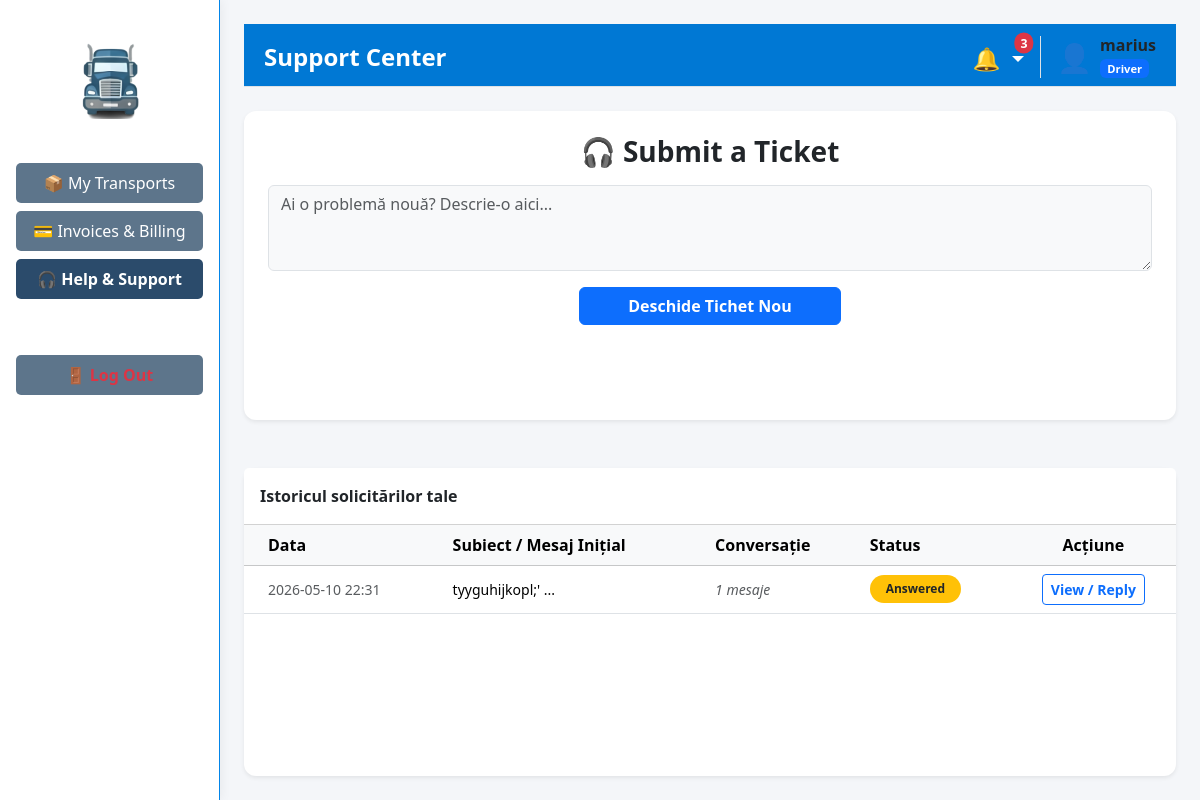
The page /portal/support (signed in) on the database its author committed.
### tables this page shows
CREATE TABLE support_tickets (
                        id INTEGER PRIMARY KEY AUTOINCREMENT,
                        client TEXT NOT NULL,
                        message TEXT NOT NULL,
                        admin_response TEXT DEFAULT NULL,
                        timestamp DATETIME DEFAULT CURRENT_TIMESTAMP,
                        status TEXT DEFAULT 'New'
                    , client_role TEXT DEFAULT 'Customer', subject TEXT, user_id INTEGER);

### app/routes/customer_routes.py (the view)
@customer_bp.route('/portal/support', methods=['GET'])
def support() -> str:
    if 'user_id' not in session: return redirect(url_for('auth.login'))
    username = session.get('username')
    my_tickets = support_db.get_tickets_by_client(username)
    notifications, unread_count = get_header_data()
    return render_template('customer/support.html', username=username, tickets=my_tickets, notifications=notifications, unread_count=unread_count)

### app/models/notification_model.py (called while the page is built)
    def get_unread_notifications(self, target1: str, target2: str = '') -> List[Dict[str, Any]]:
        try:
            with sqlite3.connect(DB_PATH) as conn:
                conn.row_factory = sqlite3.Row
                cursor = conn.execute(
                    "SELECT * FROM notifications WHERE target_role IN (?, ?, 'All') AND is_read = 0 ORDER BY timestamp DESC",
                    (str(target1).strip(), str(target2).strip())
                )
                return [dict(row) for row in cursor.fetchall()]
        except sqlite3.Error as e:
            logging.error(f"Error fetching notifications: {e}")
            return []

### app/models/support_model.py (called while the page is built)
    def get_tickets_by_client(self, client_name: str) -> List[Dict[str, Any]]:
        return self.get_user_tickets(client_name)

### app/routes/customer_routes.py (called while the page is built)
def get_header_data():
    from app.models.notification_model import NotificationModel
    notif_db = NotificationModel()
    username = str(session.get('username', '')).strip()
    role = str(session.get('role', 'Customer')).strip()
    try:
        notifications = notif_db.get_unread_notifications(username, role)
        return notifications, len(notifications)
    except Exception as e:
        logging.error(f"Error fetching customer notifications: {e}")
        return [], 0

### app/templates/customer/support.html (shortened to what this page needs)
{% extends "layouts/customer_layout.html" %}
{% block page_header %}Support Center{% endblock %}
{% block content %}
<div class="card shadow-sm border-0 mb-5" style="border-radius: 12px;">
    <div class="card-body p-4 text-center">
        <h3 class="fw-bold">🎧 Submit a Ticket</h3>
        <form method="POST" action="{{ url_for('customer.submit_support') }}">
            <textarea class="form-control mt-3 bg-light" name="support_message" rows="3" placeholder="Ai o problemă nouă? Descrie-o aici..." required></textarea>
            <button type="submit" class="btn btn-primary mt-3 px-5 fw-bold">Deschide Tichet Nou</button>
        </form>
    </div>
</div>
<div class="card shadow-sm border-0" style="border-radius: 12px;">
    <div class="card-header bg-white fw-bold py-3">Istoricul solicitărilor tale</div>
    <div class="card-body p-0">
        <div class="table-responsive">
            <table class="table table-hover align-middle mb-0">
                <thead class="table-light">
                    <tr>
                        <th class="ps-4">Data</th>
                        <th>Subiect / Mesaj Inițial</th>
                        <th>Conversație</th>
                        <th>Status</th>
                        <th class="text-center">Acțiune</th>
                    </tr>
                </thead>
                <tbody>
                    {% for t in tickets %}
                    <tr>
                        <td class="ps-4 small text-muted">{{ t.timestamp[:16] }}</td>
                        <td><small>{{ t.message[:40] }}...</small></td>
                        <td><span class="text-muted small"><i>{{ t.replies|length }} mesaje</i></span></td>
                        <td>
                            <span class="badge rounded-pill bg-{{ 'warning text-dark' if t.status == 'Answered' else ('success' if t.status == 'Resolved' else 'info') }} px-3 py-2">
                                {{ t.status }}
                            </span>
                        </td>
                        <td class="text-center">
                            <button class="btn btn-sm btn-outline-primary fw-bold" data-bs-toggle="modal" data-bs-target="#chatModal{{ t.id }}">View / Reply</button>
                        </td>
                    </tr>
                    {% else %}
                    <tr><td colspan="5" class="text-center py-5 text-muted">Nu ai trimis nicio solicitare încă.</td></tr>
                    {% endfor %}
                </tbody>
            </table>
        </div>
    </div>
</div>
{% endblock %}

### app/templates/layouts/customer_layout.html (shortened to what this page needs)
<!DOCTYPE html>
<html lang="en">
<head>
    <link href="https://cdn.jsdelivr.net/npm/bootstrap@5.3.8/dist/css/bootstrap.min.css" rel="stylesheet">
    <link rel="stylesheet" href="https://cdnjs.cloudflare.com/ajax/libs/font-awesome/6.4.0/css/all.min.css">
    <link rel="stylesheet" href="{{ url_for('static', filename='css/style.css') }}">
</head>
<body class="bg-light">
<div class="dashboard-wrapper">
    <div class="sidebar" style="background-color: #ffffff; border-right: 1px solid #0285e9; box-shadow: 2px 0 10px rgba(0,0,0,0.05);">
        <div class="text-center mt-3 mb-4">
            <img src="{{ url_for('static', filename='img/truck.png') }}" alt="Logo" style="width: 100px;">
        </div>
        <a href="{{ url_for('customer.portal') }}" class="nav-btn {% if request.endpoint == 'customer.portal' %}active fw-bold{% endif %}">📦 My Transports</a>
        <a href="{{ url_for('customer.invoices') }}" class="nav-btn {% if request.endpoint == 'customer.invoices' %}active fw-bold{% endif %}">💳 Invoices & Billing</a>
        <a href="{{ url_for('customer.support') }}" class="nav-btn {% if request.endpoint == 'customer.support' %}active fw-bold{% endif %}">🎧 Help & Support</a>
        <a href="{{ url_for('auth.logout') }}" class="nav-btn mt-5 text-danger fw-bold">🚪 Log Out</a>
    </div>
    <div class="main-content p-4">
        <div class="top-navbar d-flex justify-content-between align-items-center mb-4 border-bottom pb-2">
            <div>
                <h2 class="h4 mb-0 fw-bold">{% block page_header %}Customer Dashboard{% endblock %}</h2>
            </div>
            <div class="user-info d-flex align-items-center">
                <div class="dropdown d-inline-block mt-1 me-1">
                    <span class="dropdown-toggle text-decoration-none" id="notifDropdown" role="button" data-bs-toggle="dropdown" aria-expanded="false" style="cursor: pointer; position: relative; font-size: 1.4rem;">
                        🔔
                        {% if unread_count and unread_count > 0 %}
                        <span class="position-absolute top-0 start-100 translate-middle badge rounded-pill bg-danger" style="font-size: 0.55em; padding: 0.35em 0.5em;">
                            {{ unread_count }}
                        </span>
                        {% endif %}
                    </span>
                </div>
                <a href="{{ url_for('profile.view_profile') }}" class="text-decoration-none text-dark" style="transition: opacity 0.2s;" onmouseover="this.style.opacity='0.8'" onmouseout="this.style.opacity='1'">
                    <div class="user-profile border-start ps-3 ms-1 d-flex align-items-center" style="cursor: pointer;">
                        {% if session.get('profile_picture') and session.get('profile_picture') != '' %}
                            <img src="{{ url_for('static', filename='img/avatars/' + session.get('profile_picture')) }}"
                                 alt="Avatar"
                                 style="width: 38px; height: 38px; object-fit: cover; border-radius: 50%; border: 2px solid #007bff; margin-right: 10px; box-shadow: 0 2px 4px rgba(0,0,0,0.1);">
                        {% else %}
                            <span class="fs-3 me-2" style="line-height: 1;">👤</span>
                        {% endif %}
                        <div class="d-flex flex-column justify-content-center">
                            <span class="fw-bold" style="font-size: 1rem; line-height: 1.2;">
                                {{ session.get('username', 'Guest') }}
                            </span>
                            <span class="badge bg-primary mt-1" style="font-size: 0.70rem; align-self: flex-start;">
                                {{ session.get('role', 'User') }}
                            </span>
                        </div>
                    </div>
                </a>
            </div>
        </div>
        {% block content %}
        {% endblock %}
    </div>
</div>
</body>
</html>

### app/static/css/style.css (style rules this page uses)
body { margin: 0; padding: 0; font-family: 'Segoe UI', Tahoma, Geneva, Verdana, sans-serif; }
.dashboard-wrapper { display: flex; height: 100vh; width: 100vw; overflow: hidden; background-color: #f4f6f9; }
.sidebar { width: 220px; height: 100vh; background-color: #f8f9fa; border-right: 2px solid #dee2e6; display: flex; flex-direction: column; align-items: center; padding-top: 20px; overflow-y: auto; }
.sidebar img { width: 120px; margin-bottom: 20px; }
.nav-btn { width: 85%; background-color: #5d758b; color: white; border: none; padding: 8px; margin-bottom: 8px; border-radius: 5px; text-align: center; text-decoration: none; font-weight: 500; }
.nav-btn.active { background-color: #2b4b6b; font-weight: bold; }
.main-content { flex: 1; flex-grow: 1; height: 100vh; display: flex; flex-direction: column; overflow-y: auto; padding-bottom: 50px; }
.top-navbar { background-color: #0078d4; color: white; padding: 12px 20px; display: flex; justify-content: space-between; align-items: center; font-size: 1.4rem; }
.user-info { font-size: 0.95rem; display: flex; align-items: center; gap: 8px; }
.card { display: flex; flex-direction: column; height: 100%; }
.table-responsive { max-height: 500px; overflow-y: auto; }

### rows shown on the page
support_tickets: get "Driver", timestamp "2026-05-10 22:31", message "tyyguhijkopl;'", replies|length "1", status "Answered"

### other values the page prints
{{ unread_count }} "3"
{{ session.get('username', 'Guest') }} "marius"
